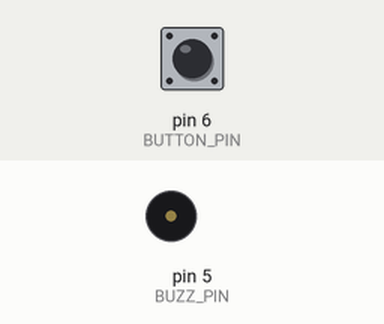
Recording of a sketch running on a simulated Arduino Uno, built with avr-gcc and run on an emulated ATmega328P. Shown: buzzer (waves = sounding). The inputs (shaded band) are chosen by the test bench; at power-on: pin 6 (BUTTON_PIN) LOW.

Above: at 1.2 s.
1.3 s: pin 6 (BUTTON_PIN) pulled HIGH for 0.15 s
At 2.2 s:
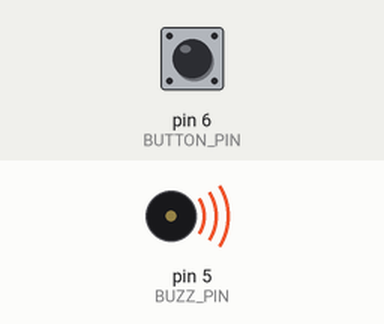
Timing chart, 0 to 4.3 s (numbered marks = the images above; inputs shaded):
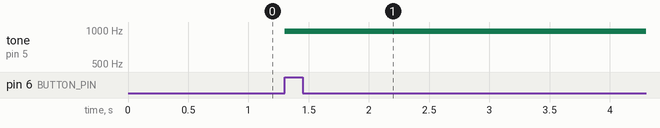

Measured:
- after the input at 1.3 s, tone on pin 5 (BUZZ_PIN): silent → 977 Hz at once

The sketch:

L03_BuzzerSimple.ino
```cpp
#define BUZZ_PIN 5
#define BUTTON_PIN 6

void setup() {
    pinMode(BUZZ_PIN, OUTPUT);
    pinMode(BUTTON_PIN, INPUT);
}

void loop() {
  int buttonState = digitalRead(BUTTON_PIN);

  if (buttonState == HIGH) {
    analogWrite(BUZZ_PIN, 128);
  }
  else {
    analogWrite(BUZZ_PIN, 0);
  }
}
```
